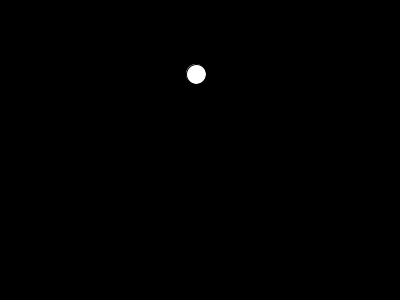
Frame 1 (no input)
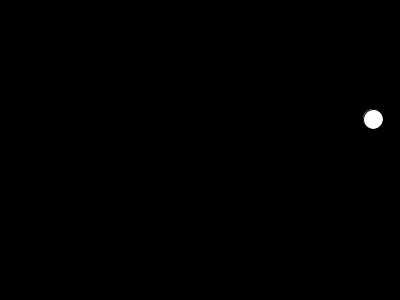
Frame 60 (the mouse pressed at the canvas centre just before this capture)
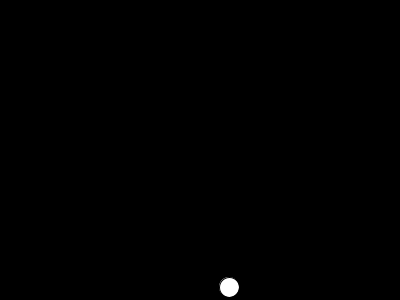
Frame 120 (the mouse held since frame 60 and released just before this capture)

The Processing sketch that drew these frames (run headless with seeded random() and noise(); from frame 60 on, the mouse is pressed at the canvas centre):

// Processing sketch: processing_83302
// ── processing_83302.pde

//Michelle Z, CP1 4-5, Bouncing Ball

Ball A = new Ball();

void setup()
{
  size (400,300);
}
void draw()
{
  background(0);
  A.move();
  A.bounce();
  A.show();
}
class Ball
{
  int x, y;
  boolean dirUp, dirRight;
  Ball()
  {
    x = int(random(300));
    y = int(random(300));
    dirUp = true;
    dirRight = true;
  }
  void move()
  {
    if (dirRight == true)
    {
      x = x + 3;
    }
    else
    {
      x = x - 3;
    }
    if (dirUp == true)
    {
      y = y - 3;
    }
    else
    {
      y = y + 3;
    }
  }
  void bounce()
  {
    if (x > 390)
    {
      dirRight = false;
    }
    else if (x < 10)
    {
      dirRight = true;
    }
    if (y < 10)
    {
      dirUp = false;
    }
    else if (y > 290)
    {
      dirUp = true;
    }
  }
  void show()
  {
    fill(255);
    ellipse(x, y, 20, 20);
  }
}
